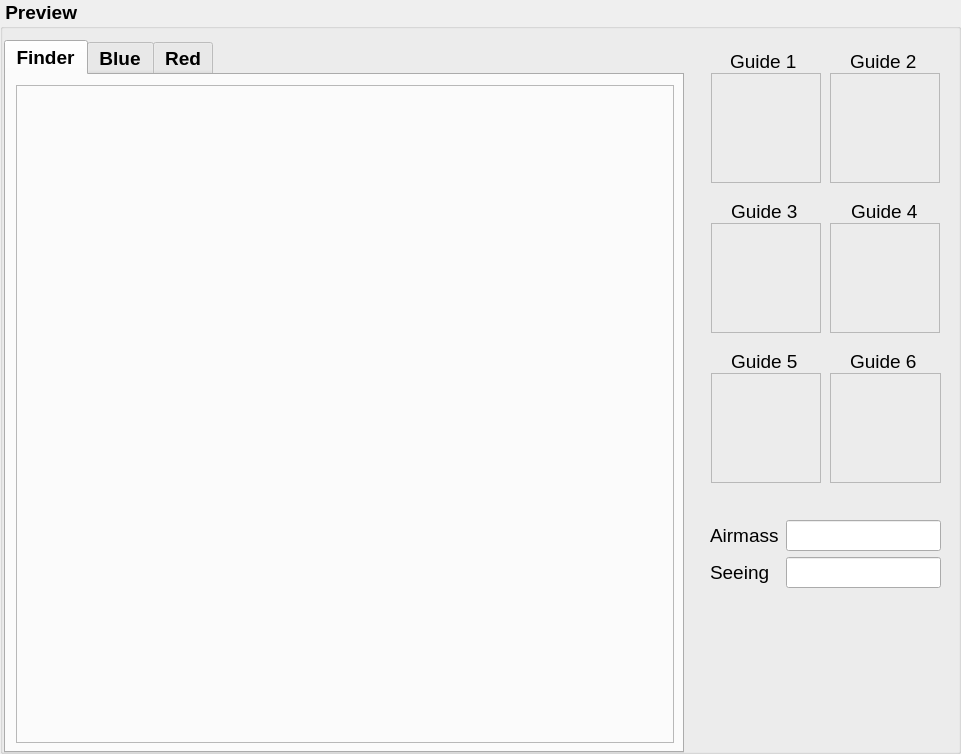
     <widget class="QGroupBox" name="group_preview">
      <property name="geometry">
       <rect>
        <x>640</x>
        <y>184</y>
        <width>961</width>
        <height>754</height>
       </rect>
      </property>
      <property name="font">
       <font>
        <family>Arial</family>
        <pointsize>14</pointsize>
        <weight>75</weight>
        <bold>true</bold>
        <strikeout>false</strikeout>
       </font>
      </property>
      <property name="title">
       <string> Preview</string>
      </property>
      <widget class="QTabWidget" name="tabWidget_2">
       <property name="geometry">
        <rect>
         <x>4</x>
         <y>40</y>
         <width>680</width>
         <height>713</height>
        </rect>
       </property>
       <property name="sizePolicy">
        <sizepolicy hsizetype="Preferred" vsizetype="Preferred">
         <horstretch>0</horstretch>
         <verstretch>0</verstretch>
        </sizepolicy>
       </property>
       <property name="currentIndex">
        <number>0</number>
       </property>
       <widget class="QWidget" name="finder">
        <attribute name="title">
         <string>Finder</string>
        </attribute>
        <widget class="QFrame" name="frame_finder">
         <property name="geometry">
          <rect>
           <x>10</x>
           <y>10</y>
           <width>658</width>
           <height>658</height>
          </rect>
         </property>
         <property name="frameShape">
          <enum>QFrame::StyledPanel</enum>
         </property>
         <property name="frameShadow">
          <enum>QFrame::Raised</enum>
         </property>
        </widget>
       </widget>
       <widget class="QWidget" name="Blue">
        <attribute name="title">
         <string>Blue</string>
        </attribute>
        <layout class="QHBoxLayout" name="horizontalLayout">
         <item>
          <widget class="QFrame" name="frame_B">
           <property name="frameShape">
            <enum>QFrame::StyledPanel</enum>
           </property>
           <property name="frameShadow">
            <enum>QFrame::Raised</enum>
           </property>
          </widget>
         </item>
        </layout>
       </widget>
       <widget class="QWidget" name="Red">
        <attribute name="title">
         <string>Red</string>
        </attribute>
        <layout class="QHBoxLayout" name="horizontalLayout_2">
         <item>
          <widget class="QFrame" name="frame_R">
           <property name="frameShape">
            <enum>QFrame::StyledPanel</enum>
           </property>
           <property name="frameShadow">
            <enum>QFrame::Raised</enum>
           </property>
          </widget>
         </item>
        </layout>
       </widget>
      </widget>
      <widget class="QFrame" name="Guide6">
       <property name="geometry">
        <rect>
         <x>830</x>
         <y>373</y>
         <width>111</width>
         <height>110</height>
        </rect>
       </property>
       <property name="frameShape">
        <enum>QFrame::StyledPanel</enum>
       </property>
       <property name="frameShadow">
        <enum>QFrame::Raised</enum>
       </property>
      </widget>
      <widget class="QLabel" name="label_gfa1">
       <property name="geometry">
        <rect>
         <x>730</x>
         <y>53</y>
         <width>71</width>
         <height>16</height>
        </rect>
       </property>
       <property name="font">
        <font>
         <family>Arial</family>
         <pointsize>14</pointsize>
         <weight>50</weight>
         <bold>false</bold>
         <strikeout>false</strikeout>
        </font>
       </property>
       <property name="text">
        <string>Guide 1</string>
       </property>
      </widget>
      <widget class="QLabel" name="label_gfa3">
       <property name="geometry">
        <rect>
         <x>731</x>
         <y>203</y>
         <width>71</width>
         <height>16</height>
        </rect>
       </property>
       <property name="font">
        <font>
         <family>Arial</family>
         <pointsize>14</pointsize>
         <weight>50</weight>
         <bold>false</bold>
         <strikeout>false</strikeout>
        </font>
       </property>
       <property name="text">
        <string>Guide 3</string>
       </property>
      </widget>
      <widget class="QFrame" name="Guide5">
       <property name="geometry">
        <rect>
         <x>711</x>
         <y>373</y>
         <width>110</width>
         <height>110</height>
        </rect>
       </property>
       <property name="frameShape">
        <enum>QFrame::StyledPanel</enum>
       </property>
       <property name="frameShadow">
        <enum>QFrame::Raised</enum>
       </property>
      </widget>
      <widget class="QLabel" name="label_gfa2">
       <property name="geometry">
        <rect>
         <x>850</x>
         <y>53</y>
         <width>71</width>
         <height>16</height>
        </rect>
       </property>
       <property name="font">
        <font>
         <family>Arial</family>
         <pointsize>14</pointsize>
         <weight>50</weight>
         <bold>false</bold>
         <strikeout>false</strikeout>
        </font>
       </property>
       <property name="text">
        <string>Guide 2</string>
       </property>
      </widget>
      <widget class="QFrame" name="Guide2">
       <property name="geometry">
        <rect>
         <x>830</x>
         <y>73</y>
         <width>110</width>
         <height>110</height>
        </rect>
       </property>
       <property name="frameShape">
        <enum>QFrame::StyledPanel</enum>
       </property>
       <property name="frameShadow">
        <enum>QFrame::Raised</enum>
       </property>
      </widget>
      <widget class="QFrame" name="Guide4">
       <property name="geometry">
        <rect>
         <x>830</x>
         <y>223</y>
         <width>110</width>
         <height>110</height>
        </rect>
       </property>
       <property name="frameShape">
        <enum>QFrame::StyledPanel</enum>
       </property>
       <property name="frameShadow">
        <enum>QFrame::Raised</enum>
       </property>
      </widget>
      <widget class="QFrame" name="Guide1">
       <property name="geometry">
        <rect>
         <x>711</x>
         <y>73</y>
         <width>110</width>
         <height>110</height>
        </rect>
       </property>
       <property name="frameShape">
        <enum>QFrame::StyledPanel</enum>
       </property>
       <property name="frameShadow">
        <enum>QFrame::Raised</enum>
       </property>
      </widget>
      <widget class="QLabel" name="label_gfa6">
       <property name="geometry">
        <rect>
         <x>850</x>
         <y>353</y>
         <width>71</width>
         <height>16</height>
        </rect>
       </property>
       <property name="font">
        <font>
         <family>Arial</family>
         <pointsize>14</pointsize>
         <weight>50</weight>
         <bold>false</bold>
         <strikeout>false</strikeout>
        </font>
       </property>
       <property name="text">
        <string>Guide 6</string>
       </property>
      </widget>
      <widget class="QFrame" name="Guide3">
       <property name="geometry">
        <rect>
         <x>711</x>
         <y>223</y>
         <width>110</width>
         <height>110</height>
        </rect>
       </property>
       <property name="frameShape">
        <enum>QFrame::StyledPanel</enum>
       </property>
       <property name="frameShadow">
        <enum>QFrame::Raised</enum>
       </property>
      </widget>
      <widget class="QLabel" name="label_gfa5">
       <property name="geometry">
        <rect>
         <x>731</x>
         <y>353</y>
         <width>71</width>
         <height>16</height>
        </rect>
       </property>
       <property name="font">
        <font>
         <family>Arial</family>
         <pointsize>14</pointsize>
         <weight>50</weight>
         <bold>false</bold>
         <strikeout>false</strikeout>
        </font>
       </property>
       <property name="text">
        <string>Guide 5</string>
       </property>
      </widget>
      <widget class="QLabel" name="label_gfa4">
       <property name="geometry">
        <rect>
         <x>851</x>
         <y>203</y>
         <width>71</width>
         <height>16</height>
        </rect>
       </property>
       <property name="font">
        <font>
         <family>Arial</family>
         <pointsize>14</pointsize>
         <weight>50</weight>
         <bold>false</bold>
         <strikeout>false</strikeout>
        </font>
       </property>
       <property name="text">
        <string>Guide 4</string>
       </property>
      </widget>
      <widget class="QWidget" name="formLayoutWidget_2">
       <property name="geometry">
        <rect>
         <x>710</x>
         <y>520</y>
         <width>231</width>
         <height>70</height>
        </rect>
       </property>
       <layout class="QFormLayout" name="formLayout_2">
        <item row="0" column="0">
         <widget class="QLabel" name="label_airmass">
          <property name="font">
           <font>
            <family>Arial</family>
            <pointsize>14</pointsize>
            <weight>50</weight>
            <bold>false</bold>
            <strikeout>false</strikeout>
           </font>
          </property>
          <property name="text">
           <string>Airmass</string>
          </property>
         </widget>
        </item>
        <item row="0" column="1">
         <widget class="QLineEdit" name="lineEdit_airmass">
          <property name="text">
           <string/>
          </property>
          <property name="alignment">
           <set>Qt::AlignCenter</set>
          </property>
          <property name="readOnly">
           <bool>false</bool>
          </property>
         </widget>
        </item>
        <item row="1" column="1">
         <widget class="QLineEdit" name="lineEdit_seeing">
          <property name="font">
           <font>
            <family>Arial</family>
            <pointsize>14</pointsize>
            <weight>50</weight>
            <bold>false</bold>
            <strikeout>false</strikeout>
           </font>
          </property>
          <property name="text">
           <string/>
          </property>
          <property name="alignment">
           <set>Qt::AlignCenter</set>
          </property>
          <property name="readOnly">
           <bool>false</bool>
          </property>
         </widget>
        </item>
        <item row="1" column="0">
         <widget class="QLabel" name="label_seeing">
          <property name="font">
           <font>
            <family>Arial</family>
            <pointsize>14</pointsize>
            <weight>50</weight>
            <bold>false</bold>
            <strikeout>false</strikeout>
           </font>
          </property>
          <property name="text">
           <string>Seeing  </string>
          </property>
         </widget>
        </item>
       </layout>
      </widget>
     </widget>
